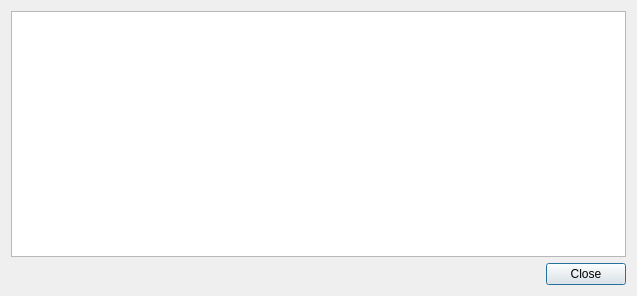
<?xml version="1.0" encoding="UTF-8"?>
<ui version="4.0">
 <class>TransactionDescDialog</class>
 <widget class="QDialog" name="TransactionDescDialog">
  <property name="geometry">
   <rect>
    <x>0</x>
    <y>0</y>
    <width>637</width>
    <height>296</height>
   </rect>
  </property>
  <property name="windowTitle">
   <string>Transaction details</string>
  </property>
  <layout class="QVBoxLayout" name="verticalLayout">
   <item>
    <widget class="QTextEdit" name="detailText">
     <property name="toolTip">
      <string>This pane shows a detailed description of the transaction</string>
     </property>
     <property name="readOnly">
      <bool>true</bool>
     </property>
    </widget>
   </item>
   <item>
    <widget class="QDialogButtonBox" name="buttonBox">
     <property name="orientation">
      <enum>Qt::Horizontal</enum>
     </property>
     <property name="standardButtons">
      <set>QDialogButtonBox::Close</set>
     </property>
    </widget>
   </item>
  </layout>
 </widget>
 <resources/>
 <connections>
  <connection>
   <sender>buttonBox</sender>
   <signal>accepted()</signal>
   <receiver>TransactionDescDialog</receiver>
   <slot>accept()</slot>
   <hints>
    <hint type="sourcelabel">
     <x>248</x>
     <y>254</y>
    </hint>
    <hint type="destinationlabel">
     <x>157</x>
     <y>274</y>
    </hint>
   </hints>
  </connection>
  <connection>
   <sender>buttonBox</sender>
   <signal>rejected()</signal>
   <receiver>TransactionDescDialog</receiver>
   <slot>reject()</slot>
   <hints>
    <hint type="sourcelabel">
     <x>316</x>
     <y>260</y>
    </hint>
    <hint type="destinationlabel">
     <x>286</x>
     <y>274</y>
    </hint>
   </hints>
  </connection>
 </connections>
</ui>
